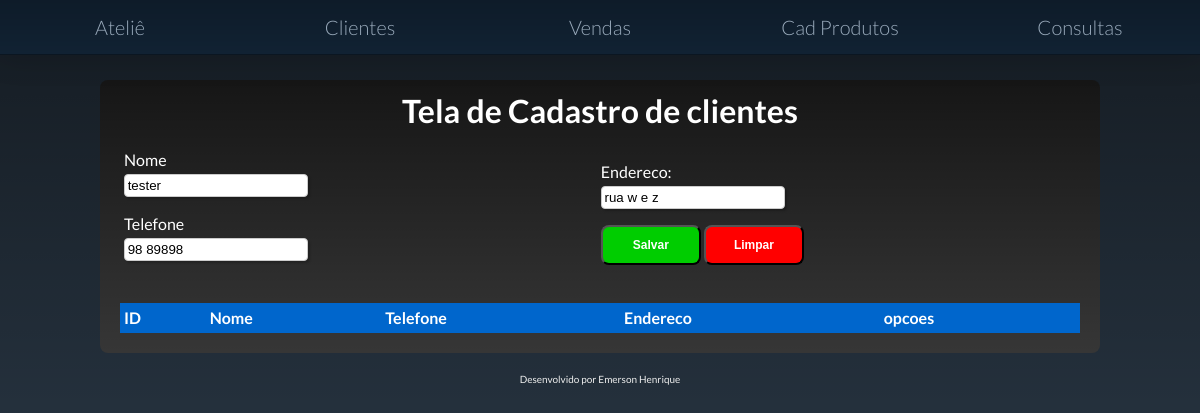
The app's page /projeto/cliente/3/ with its own data.
### core/models.py (models this page shows, shortened)
class Cadastro(models.Model):
    id = models.AutoField(primary_key=True)
    nome = models.CharField(max_length=100)
    telefone = models.CharField(max_length=20,)
    endereco = models.CharField(default=" - ", max_length=100, blank=True)
    class Meta:
        db_table = 'Cadastro'

### core/views.py (the view)
# urls.py: path('cliente/<int:pk>/', updatecliente, name='updatecliente'),
def updatecliente(request, pk, *args, **kwargs):
    cliente = Cadastro.objects.get(pk=pk)
    form = CadastroForm(request.POST or None, instance=cliente)
    if form.is_valid():
        form.save()
        return redirect('/projeto/cliente/')
    return render(request, 'cliente.html', {'form':form})

### core/forms.py
class CadastroForm(forms.ModelForm):
    class Meta:
        model = Cadastro
        fields = ['nome', 'telefone','endereco', ]

### templates/cliente.html (shortened to what this page needs)
{% extends 'base.html' %}
{% block listing %}
<h1 align="center"> Tela de Cadastro de clientes</h1></br>
{% block content %}
 <form action="" method="post">
     <table border="0px">
         <tr>
             <td>
                <fieldset>
                    <fieldset class="grupo">
                        <div class="campo">
                            <label >Nome</label>
                            {{ form.nome }}
                        </div>
                    </fieldset>
                    <div class="campo">
                        <label >Telefone</label>
                        {{ form.telefone }}
                    </div>
             </td>
             <td>
                 <div class="campo" >
                        <label> Endereco: </label>
                        {{form.endereco}}
                 </div>
                 <div>
                         <button type="submit" class="btn-Salvar" onclick="javascript:Alerta()">Salvar</button>
                         <button type="reset" class="btn-limpar"> Limpar </button>
                 </div>
             </td>
         </tr >
     </table>
</form>
<div>
<table id="custom">
  <thead>
    <tr>
        <th>ID</th>
        <th>Nome</th>
        <th>Telefone</th>
        <th>Endereco</th>
        <th>opcoes</th>
    </tr>
   </thead>
</table>
</div>
{% endblock content %}
{% endblock %}

### templates/css/layout.css (style rules this page uses)
html, body, h1, h2, h3, h4, h5, h6, p, li, ol, ul, pre { margin: 0; padding: 0; }
html, body { min-height: 100%; }
body { background-color: #345; background-image: linear-gradient(to bottom, #0009, transparent); color: #eee; font-family: 'Lato', sans-serif; font-size: 62.5%; padding: 0 20px; box-sizing: border-box; }
table { border-collapse: collapse; width: 100%; }
th, td { text-align: left; padding: 4px; }
th { background-color: #0066cc; color: white; }
.btn-Salvar { border-radius: 8px; height:40px; width:100px; background-color:#00CD00; color:#ffffff; font-family:arial; font-size:12px; font-weight:bold; font-style:normal; }
.btn-limpar { border-radius: 8px; height:40px; width:100px; background-color:#FF0000; color:#ffffff; font-family:arial; font-size:12px; font-weight:bold; font-style:normal; }

### templates/css/formulario.css (style rules this page uses)
* { margin: 0; padding: 0; }
fieldset { border: 0; }
.grupo:before, .grupo:after { content: " "; display: table; }
.grupo:after { clear: both; }
.campo { margin-bottom: 1em; }
.campo label { margin-bottom: 0.2em; color: white; display: block; }
fieldset.grupo .campo { float: left; margin-right: 1em; }
.campo input[type="text"], .campo input[type="email"], .campo input[type="url"], .campo input[type="tel"], .campo input[type="number"], .campo select, .campo textarea { border-radius: 4px; padding: 0.2em; border: 1px solid #CCC; box-shadow: 2px 2px 2px rgba(0,0,0,0.2); display: block; }

### records on screen
Cadastro: nome "tester", telefone "98 89898", endereco "rua w e z"
